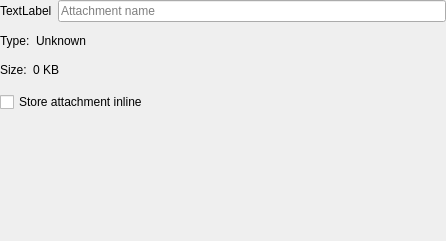
<?xml version="1.0" encoding="UTF-8"?>
<ui version="4.0">
 <class>AttachmentEditDialog</class>
 <widget class="QWidget" name="AttachmentEditDialog">
  <property name="geometry">
   <rect>
    <x>0</x>
    <y>0</y>
    <width>446</width>
    <height>241</height>
   </rect>
  </property>
  <layout class="QGridLayout" name="gridLayout">
   <property name="leftMargin">
    <number>0</number>
   </property>
   <property name="topMargin">
    <number>0</number>
   </property>
   <property name="rightMargin">
    <number>0</number>
   </property>
   <property name="bottomMargin">
    <number>0</number>
   </property>
   <item row="0" column="0" colspan="2">
    <layout class="QHBoxLayout" name="horizontalLayout">
     <item>
      <widget class="QLabel" name="mIcon">
       <property name="text">
        <string comment="KDE::DoNotExtract">TextLabel</string>
       </property>
      </widget>
     </item>
     <item>
      <widget class="QLineEdit" name="mLabelEdit">
       <property name="toolTip">
        <string comment="@info:tooltip">Give the attachment a name</string>
       </property>
       <property name="whatsThis">
        <string comment="@info:whatsthis">Type any string you desire here for the name of the attachment</string>
       </property>
       <property name="placeholderText">
        <string comment="@label">Attachment name</string>
       </property>
       <property name="clearButtonEnabled">
        <bool>true</bool>
       </property>
      </widget>
     </item>
    </layout>
   </item>
   <item row="1" column="0" colspan="2">
    <widget class="KSeparator" name="kseparator"/>
   </item>
   <item row="2" column="1">
    <widget class="QLabel" name="mTypeLabel">
     <property name="sizePolicy">
      <sizepolicy hsizetype="Expanding" vsizetype="Preferred">
       <horstretch>0</horstretch>
       <verstretch>0</verstretch>
      </sizepolicy>
     </property>
     <property name="text">
      <string comment="@label File type of attachment is unknown">Unknown</string>
     </property>
    </widget>
   </item>
   <item row="4" column="0" colspan="2">
    <widget class="QCheckBox" name="mInlineCheck">
     <property name="toolTip">
      <string comment="@info:tooltip">Store the attachment file inside the calendar</string>
     </property>
     <property name="whatsThis">
      <string comment="@info:whatsthis">Checking this option will cause the attachment to be stored inside your calendar, which can take a lot of space depending on the size of the attachment. If this option is not checked, then only a link pointing to the attachment will be stored.  Do not use a link for attachments that change often or may be moved (or removed) from their current location.</string>
     </property>
     <property name="text">
      <string comment="@option:check">Store attachment inline</string>
     </property>
    </widget>
   </item>
   <item row="6" column="0" colspan="2">
    <spacer name="verticalSpacer">
     <property name="orientation">
      <enum>Qt::Vertical</enum>
     </property>
     <property name="sizeHint" stdset="0">
      <size>
       <width>434</width>
       <height>109</height>
      </size>
     </property>
    </spacer>
   </item>
   <item row="3" column="0" colspan="2">
    <widget class="QStackedWidget" name="mStackedWidget">
     <property name="sizePolicy">
      <sizepolicy hsizetype="Preferred" vsizetype="Fixed">
       <horstretch>0</horstretch>
       <verstretch>0</verstretch>
      </sizepolicy>
     </property>
     <property name="currentIndex">
      <number>1</number>
     </property>
     <widget class="QWidget" name="page">
      <layout class="QHBoxLayout" name="horizontalLayout_2">
       <property name="leftMargin">
        <number>0</number>
       </property>
       <property name="rightMargin">
        <number>0</number>
       </property>
       <item>
        <widget class="QLabel" name="label_2">
         <property name="sizePolicy">
          <sizepolicy hsizetype="Minimum" vsizetype="Preferred">
           <horstretch>0</horstretch>
           <verstretch>0</verstretch>
          </sizepolicy>
         </property>
         <property name="text">
          <string>Location:</string>
         </property>
         <property name="alignment">
          <set>Qt::AlignRight|Qt::AlignTrailing|Qt::AlignVCenter</set>
         </property>
        </widget>
       </item>
       <item>
        <widget class="KUrlRequester" name="mURLRequester">
         <property name="toolTip">
          <string comment="@info:tooltip">Provide a location for the attachment file</string>
         </property>
         <property name="whatsThis">
          <string comment="@info:whatsthis">Enter the path to the attachment file or use the file browser by pressing the adjacent button</string>
         </property>
        </widget>
       </item>
      </layout>
     </widget>
     <widget class="QWidget" name="page_2">
      <layout class="QHBoxLayout" name="horizontalLayout_3">
       <property name="leftMargin">
        <number>0</number>
       </property>
       <property name="rightMargin">
        <number>0</number>
       </property>
       <item>
        <widget class="QLabel" name="label_3">
         <property name="sizePolicy">
          <sizepolicy hsizetype="Fixed" vsizetype="Preferred">
           <horstretch>0</horstretch>
           <verstretch>0</verstretch>
          </sizepolicy>
         </property>
         <property name="text">
          <string comment="@label">Size:</string>
         </property>
        </widget>
       </item>
       <item>
        <widget class="QLabel" name="mSizeLabel">
         <property name="text">
          <string>0 KB</string>
         </property>
        </widget>
       </item>
      </layout>
     </widget>
    </widget>
   </item>
   <item row="2" column="0">
    <widget class="QLabel" name="label">
     <property name="sizePolicy">
      <sizepolicy hsizetype="Minimum" vsizetype="Preferred">
       <horstretch>0</horstretch>
       <verstretch>0</verstretch>
      </sizepolicy>
     </property>
     <property name="text">
      <string>Type:</string>
     </property>
     <property name="alignment">
      <set>Qt::AlignLeading|Qt::AlignLeft|Qt::AlignVCenter</set>
     </property>
    </widget>
   </item>
  </layout>
 </widget>
 <customwidgets>
  <customwidget>
   <class>KSeparator</class>
   <extends>QFrame</extends>
   <header>kseparator.h</header>
   <container>1</container>
  </customwidget>
  <customwidget>
   <class>KUrlRequester</class>
   <extends>QWidget</extends>
   <header>kurlrequester.h</header>
  </customwidget>
 </customwidgets>
 <resources/>
 <connections/>
</ui>
